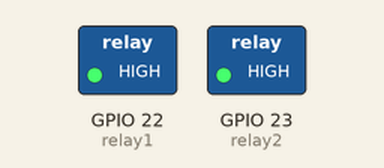
Recording of a program running on a simulated ESP32 board running MicroPython. Parts: switched loads named in the program (green lamp = pin HIGH).

Above: at 2.5 s.
At 7.5 s:
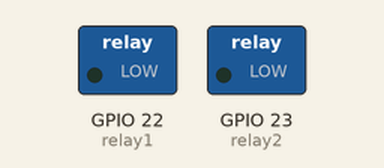
Timing chart, 0 to 13.0 s (numbered marks = the images above):
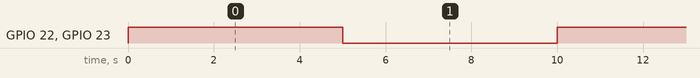

The program:

2_relays_module.py
```python
from machine import Pin
from time import sleep

# pin GPIO22 per relay 1
relay1 = Pin(22, Pin.OUT)
# pin GPIO23 per relay 2
relay2 = Pin(23, Pin.OUT)

while True:
  relay1.value(1) # apro il relay 1
  relay2.value(1) # apro il relay 2
  sleep(5)
  relay1.value(0) # chiudo il relay 1
  relay2.value(0) # chiudo il relay 2
  sleep(5)
```

Measured:
- by itself, GPIO 22 (relay1), GPIO 23 (relay2): alternates HIGH for 5.0 s and LOW for 5.0 s
